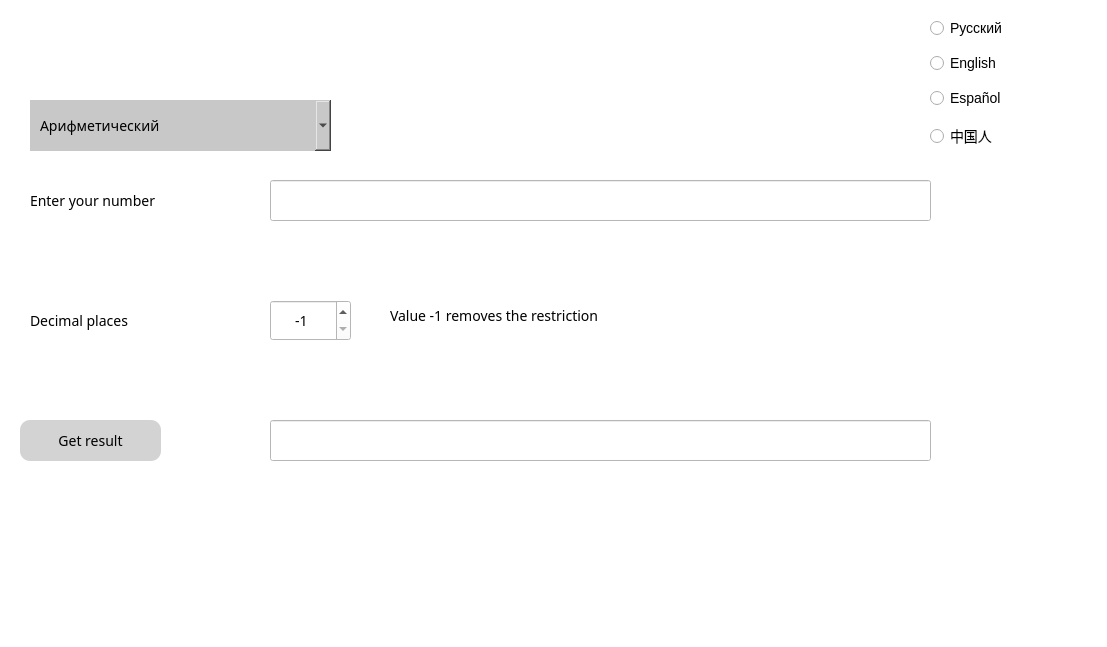
<?xml version="1.0" encoding="UTF-8"?>
<ui version="4.0">
 <class>MainWindow</class>
 <widget class="QMainWindow" name="MainWindow">
  <property name="enabled">
   <bool>true</bool>
  </property>
  <property name="geometry">
   <rect>
    <x>0</x>
    <y>0</y>
    <width>1107</width>
    <height>647</height>
   </rect>
  </property>
  <property name="windowTitle">
   <string>MainWindow</string>
  </property>
  <property name="styleSheet">
   <string notr="true">font-size: 14px; background-color: white;</string>
  </property>
  <widget class="QWidget" name="centralwidget">
   <widget class="QPushButton" name="result_button">
    <property name="geometry">
     <rect>
      <x>20</x>
      <y>420</y>
      <width>141</width>
      <height>41</height>
     </rect>
    </property>
    <property name="font">
     <font>
      <family>Montserrat Medium</family>
      <pointsize>-1</pointsize>
     </font>
    </property>
    <property name="cursor">
     <cursorShape>PointingHandCursor</cursorShape>
    </property>
    <property name="autoFillBackground">
     <bool>false</bool>
    </property>
    <property name="styleSheet">
     <string notr="true">background-color: lightgray; border-radius: 10px </string>
    </property>
    <property name="text">
     <string>Get result</string>
    </property>
    <property name="checkable">
     <bool>false</bool>
    </property>
   </widget>
   <widget class="QSpinBox" name="decimal_places">
    <property name="geometry">
     <rect>
      <x>270</x>
      <y>300</y>
      <width>81</width>
      <height>41</height>
     </rect>
    </property>
    <property name="font">
     <font>
      <family>Montserrat Medium</family>
      <pointsize>-1</pointsize>
      <weight>50</weight>
      <bold>false</bold>
      <kerning>true</kerning>
     </font>
    </property>
    <property name="cursor">
     <cursorShape>PointingHandCursor</cursorShape>
    </property>
    <property name="styleSheet">
     <string notr="true">padding-left: 20px;</string>
    </property>
    <property name="minimum">
     <number>-1</number>
    </property>
    <property name="maximum">
     <number>30</number>
    </property>
    <property name="value">
     <number>-1</number>
    </property>
   </widget>
   <widget class="QLabel" name="enter_decimal_text">
    <property name="geometry">
     <rect>
      <x>30</x>
      <y>300</y>
      <width>231</width>
      <height>41</height>
     </rect>
    </property>
    <property name="font">
     <font>
      <family>Montserrat Medium</family>
      <pointsize>-1</pointsize>
     </font>
    </property>
    <property name="text">
     <string>Decimal places</string>
    </property>
   </widget>
   <widget class="QLineEdit" name="output_number">
    <property name="geometry">
     <rect>
      <x>270</x>
      <y>420</y>
      <width>661</width>
      <height>41</height>
     </rect>
    </property>
    <property name="text">
     <string/>
    </property>
    <property name="readOnly">
     <bool>true</bool>
    </property>
    <property name="placeholderText">
     <string/>
    </property>
   </widget>
   <widget class="QLabel" name="enter_decimal_text_2">
    <property name="geometry">
     <rect>
      <x>390</x>
      <y>290</y>
      <width>611</width>
      <height>51</height>
     </rect>
    </property>
    <property name="font">
     <font>
      <family>Montserrat Medium</family>
      <pointsize>-1</pointsize>
     </font>
    </property>
    <property name="text">
     <string>Value -1 removes the restriction</string>
    </property>
   </widget>
   <widget class="QWidget" name="layoutWidget">
    <property name="geometry">
     <rect>
      <x>930</x>
      <y>10</y>
      <width>81</width>
      <height>151</height>
     </rect>
    </property>
    <layout class="QVBoxLayout" name="verticalLayout">
     <item>
      <widget class="QRadioButton" name="ru">
       <property name="cursor">
        <cursorShape>PointingHandCursor</cursorShape>
       </property>
       <property name="text">
        <string>Русский</string>
       </property>
      </widget>
     </item>
     <item>
      <widget class="QRadioButton" name="en">
       <property name="cursor">
        <cursorShape>PointingHandCursor</cursorShape>
       </property>
       <property name="text">
        <string>English</string>
       </property>
      </widget>
     </item>
     <item>
      <widget class="QRadioButton" name="sp">
       <property name="cursor">
        <cursorShape>PointingHandCursor</cursorShape>
       </property>
       <property name="text">
        <string>Español</string>
       </property>
      </widget>
     </item>
     <item>
      <widget class="QRadioButton" name="ch">
       <property name="cursor">
        <cursorShape>PointingHandCursor</cursorShape>
       </property>
       <property name="text">
        <string>中国人</string>
       </property>
      </widget>
     </item>
    </layout>
   </widget>
   <widget class="QLineEdit" name="input_number">
    <property name="geometry">
     <rect>
      <x>270</x>
      <y>180</y>
      <width>661</width>
      <height>41</height>
     </rect>
    </property>
    <property name="frame">
     <bool>true</bool>
    </property>
   </widget>
   <widget class="QLabel" name="enter_number_text">
    <property name="geometry">
     <rect>
      <x>30</x>
      <y>180</y>
      <width>231</width>
      <height>41</height>
     </rect>
    </property>
    <property name="font">
     <font>
      <family>Montserrat Medium</family>
      <pointsize>-1</pointsize>
     </font>
    </property>
    <property name="text">
     <string>Enter your number</string>
    </property>
   </widget>
   <widget class="QComboBox" name="comboBox">
    <property name="enabled">
     <bool>true</bool>
    </property>
    <property name="geometry">
     <rect>
      <x>30</x>
      <y>100</y>
      <width>301</width>
      <height>51</height>
     </rect>
    </property>
    <property name="font">
     <font>
      <family>Montserrat Medium</family>
      <pointsize>-1</pointsize>
     </font>
    </property>
    <property name="autoFillBackground">
     <bool>false</bool>
    </property>
    <property name="styleSheet">
     <string notr="true">background-color: rgb(200, 200, 200); border: null; padding: 0 10px; </string>
    </property>
    <item>
     <property name="text">
      <string>Арифметический</string>
     </property>
    </item>
    <item>
     <property name="text">
      <string>Алгебраический</string>
     </property>
    </item>
    <item>
     <property name="text">
      <string>Комплексный</string>
     </property>
    </item>
   </widget>
  </widget>
  <widget class="QMenuBar" name="menubar">
   <property name="geometry">
    <rect>
     <x>0</x>
     <y>0</y>
     <width>1107</width>
     <height>25</height>
    </rect>
   </property>
  </widget>
  <widget class="QStatusBar" name="statusbar"/>
 </widget>
 <resources/>
 <connections/>
</ui>
